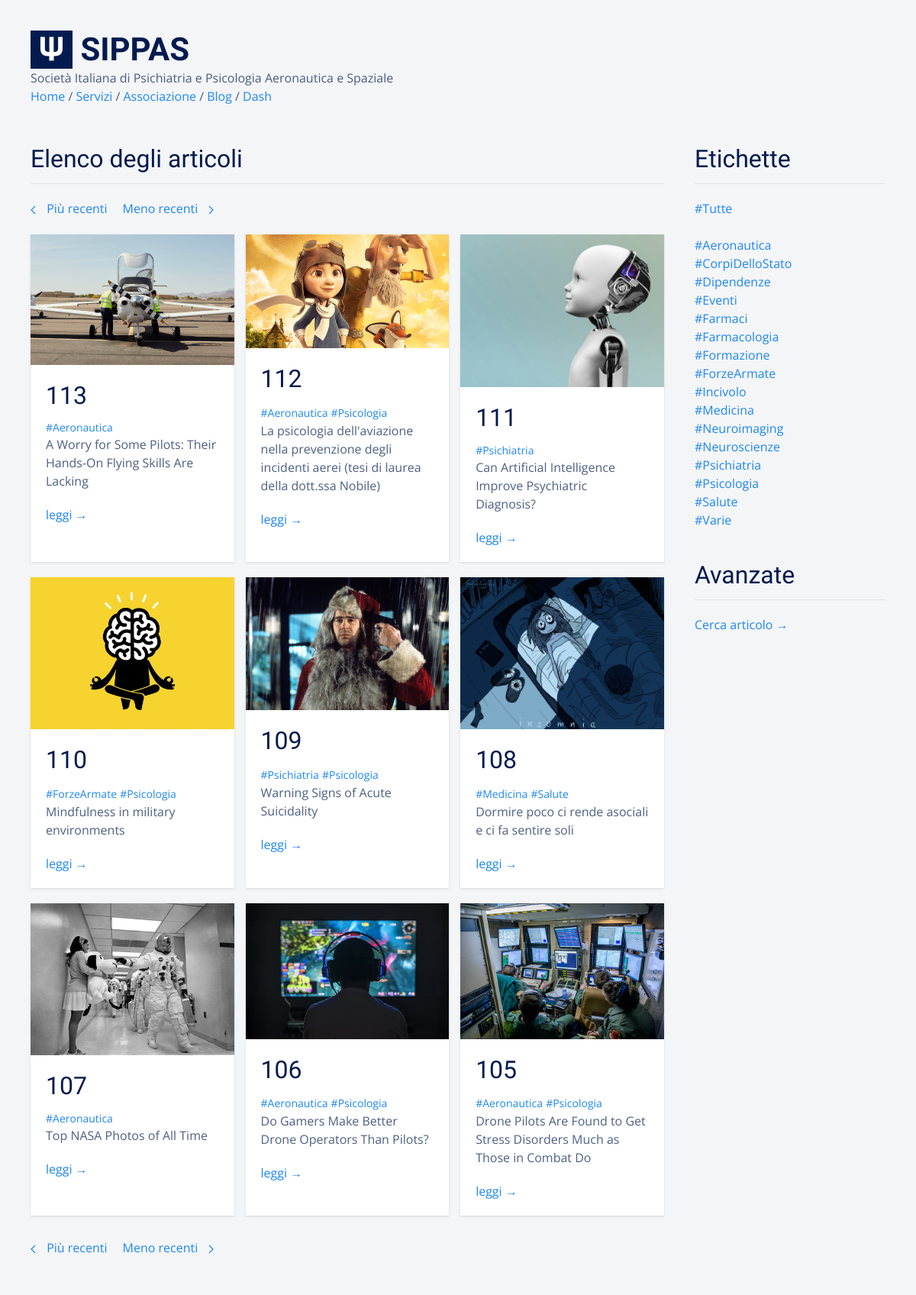
Screenshot of /blog/ with the database file from the repository.
### tables this page shows
CREATE TABLE "posts" (
  "id" integer NOT NULL,
  "title" text,
  "body" TEXT,
  "teaser" text,
  "tags" TEXT,
  "is_sticky" integer,
  "author" text,
  "created_at" TEXT,
  "updated_at" text,
  "published_at" TEXT,
  PRIMARY KEY ("id")
);

### flaskApp/blueprints/blog/routes.py (the view)
@bp_blog.route("/")
@cache.cached()
def posts():
  posts = query_db("SELECT * FROM posts ORDER BY id DESC LIMIT ?", [ BLOG_PAGE_SIZE ])
  return render_template(
    "blog/posts.html",
    posts=posts,
    tags=TAGS,
    pagination="blog/posts_pagination.html"
  )

### flaskApp/db/sqlite.py (called while the page is built)
def dict_factory(cursor, row):
  d = {}
  for idx, col in enumerate(cursor.description):
    d[col[0]] = row[idx]
  return d

def get_db():
  if "db" not in g:
    g.db = sqlite3.connect(
      db_path,
      detect_types=sqlite3.PARSE_DECLTYPES,
      isolation_level="DEFERRED"
    )
    g.db.cursor().execute("PRAGMA journal_mode=WAL")
    g.db.row_factory = dict_factory
  return g.db

def query_db(query, args=(), one=False):
  with closing(get_db().cursor().execute(query, args)) as cur:
    rv = cur.fetchall()
    return (rv[0] if rv else None) if one else rv

### flaskApp/blueprints/blog/templates/blog/posts.html
{% extends 'base.html' %}
{% block content %}
<div class="uk-section">
  <div class="uk-container">
    <div class="uk-grid">
      <div class="uk-width-3-4@s">
        <h2 class="uk-heading-divider">Elenco degli articoli</h2>
        {% if posts %}
        <div class="uk-margin">
          {% include pagination %}
        </div>
        {% include 'blog/posts_list.html' %}
        {% else %}
        <div class="uk-margin">
          Nessun articolo trovato.
        </div>
        {% endif %}
      </div>
      <div class="uk-width-expand">
        <div>
          <h2 class="uk-heading-divider">Etichette</h2>
          {% include 'blog/tags_list.html' %}
          <h2 class="uk-heading-divider uk-margin-medium-top">Avanzate</h2>
          <div class="uk-margin-top">
            <a href="{{ url_for('blog.posts_search') }}">Cerca articolo &rarr;</a>
          </div>
        </div>
      </div>
    </div>
    {% if posts %}
    <div class="uk-margin-small-top">
      {% include pagination %}
    </div>
    {% endif %}
  </div>
</div>
{% endblock %}

### flaskApp/blueprints/blog/templates/blog/posts_list.html
<div class="uk-grid uk-grid-match uk-grid-small">
  {% for p in posts %}
  <div class="uk-width-1-2@s uk-width-1-3@l uk-margin-bottom">
    <div class="uk-card uk-card-default uk-card-small uk-margin">
      {% if p.teaser %}
      <div class="uk-card-media-top">
        <img src="{{ url_for('static', filename='blog/' + p.teaser | replace('#', p.id | string)) }}" />
      </div>
      {% endif %}
      <div class="uk-card-body uk-padding-small-top">
        <h2 class="uk-margin-remove">{{ p.id }}</h2>
        <div class="uk-margin-small">
          <p class="uk-margin-remove">
            {% for tag in p.tags.split(' ') %} <a class="uk-text-small"
              href="{{ url_for('blog.posts_tagged', tag=tag) }}">{{ tag }}</a> {% endfor %}
          </p>
          <p class="uk-margin-remove">{{ p.title }}</p>
        </div>
        <div class="uk-margin">
          <a href="{{ url_for('blog.view_post', id=p.id) }}">leggi &rarr;</a>
        </div>
      </div>
    </div>
  </div>
  {% endfor %}
</div>

### flaskApp/static/css/main.css (style rules this page uses)
html { font-family: 'Open Sans', sans-serif; font-size: 16px; font-weight: normal; line-height: 1.5; background: #f4f5f7; color: rgba(3,27,78,0.7); }
h1, .uk-h1, h2, .uk-h2, h3, .uk-h3, h4, .uk-h4, h5, .uk-h5, h6, .uk-h6 { font-family: 'Yanone Kaffeesatz', sans-serif; margin: 0 0 20px 0; font-weight: normal; color: #031b4e; text-transform: none; }
.uk-section { padding: 0px; padding-top: 30px; }
.uk-card-default { color: rgba(3,27,78,0.7) !important; -webkit-box-shadow: 0 1px 3px rgba(0,0,0,.12); box-shadow: 0 1px 3px rgba(0,0,0,.12); border: 0; }

### rows the page displays
posts: teaser+id (picture), id "113", tags "#Aeronautica", title "A Worry for Some Pilots: Their Hands-On Flying Skills Are Lacking"
posts: teaser+id (picture), id "112", tag "#Aeronautica" "#Psicologia", title "La psicologia dell'aviazione nella prevenzione degli incidenti aerei (tesi di laurea della dott.ssa Nobile)"
posts: teaser+id (picture), id "111", tags "#Psichiatria", title "Can Artificial Intelligence Improve Psychiatric Diagnosis?"
posts: teaser+id (picture), id "110", tag "#ForzeArmate" "#Psicologia", title "Mindfulness in military environments"
posts: teaser+id (picture), id "109", tag "#Psichiatria" "#Psicologia", title "Warning Signs of Acute Suicidality"
posts: teaser+id (picture), id "108", tag "#Medicina" "#Salute", title "Dormire poco ci rende asociali e ci fa sentire soli"
posts: teaser+id (picture), id "107", tags "#Aeronautica", title "Top NASA Photos of All Time"
posts: teaser+id (picture), id "106", tag "#Aeronautica" "#Psicologia", title "Do Gamers Make Better Drone Operators Than Pilots?"
posts: teaser+id (picture), id "105", tag "#Aeronautica" "#Psicologia", title "Drone Pilots Are Found to Get Stress Disorders Much as Those in Combat Do"

### other values shown
{{ t }} "#Aeronautica" "#CorpiDelloStato" "#Dipendenze" "#Eventi" "#Farmaci" "#Farmacologia" "#Formazione" "#ForzeArmate" "#Incivolo" "#Medicina" "#Neuroimaging" "#Neuroscienze" "#Psichiatria" "#Psicologia" "#Salute" "#Varie"
